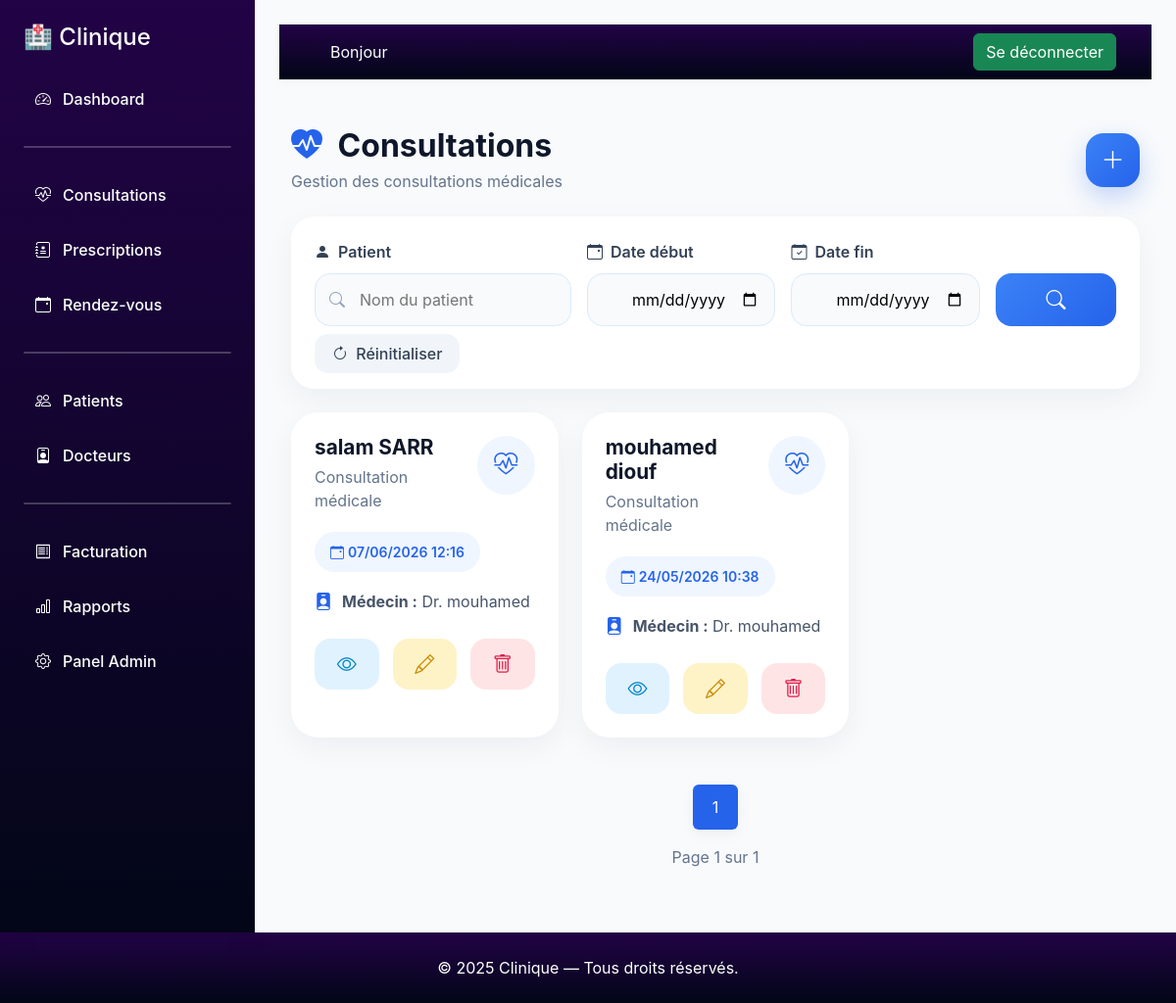
Screenshot of /consultations/list/ (signed in) with the database file from the repository.
### consultations/models.py (models this page shows, shortened)
class Consultation(models.Model):
    patient = models.ForeignKey(
        Patient,
        on_delete=models.CASCADE,
        related_name='consultations'
    )
    medecin = models.ForeignKey(
        Medecin,
        on_delete=models.CASCADE,
        related_name='consultations'
    )
    date = models.DateTimeField(default=timezone.now)
    diagnostic = models.TextField()
    traitement = models.TextField()
    class Meta:
        ordering=['-date']

### patient/models.py (models this page shows, shortened)
class Patient(models.Model):
    SEXE_CHOICES = (
        ('M', 'Masculin'),
        ('F', 'Féminin'),
    )
    utilisateur = models.OneToOneField(settings.AUTH_USER_MODEL, on_delete=models.SET_NULL, null=True, blank=True)
    nom = models.CharField(max_length=100)
    prenom = models.CharField(max_length=100)
    date_naissance = models.DateField(blank=True)
    sexe = models.CharField(max_length=1, choices=SEXE_CHOICES)
    telephone = models.CharField(max_length=20, null=True, blank=True)
    numero_patient = models.CharField(max_length=20, unique=True, blank=True, null=True)
    adresse = models.TextField()
    groupe_sanguin = models.CharField(max_length=5, blank=True)
    created_at = models.DateTimeField(auto_now_add=True)
    email = models.EmailField(blank=True, null=True)
    class Meta:
        ordering=['-created_at']

### medecin/models.py (models this page shows, shortened)
class Medecin(models.Model):
    user = models.OneToOneField(settings.AUTH_USER_MODEL, on_delete=models.CASCADE)
    specialite = models.CharField(max_length=100)
    departement = models.ForeignKey(Departement, on_delete=models.SET_NULL, null=True, blank=True)
    telephone = models.CharField(max_length=20)
    nom = models.CharField(max_length=20, null=True, blank=True)
    prenom = models.CharField(max_length=20, null=True, blank=True)

### consultations/views.py (the view)
# urls.py: path('consultations/', ConsultationListView.as_view()),
class ConsultationListView(BaseConsultationView, ListView):
    template_name = 'consultation/consultation_list.html'
    context_object_name = 'consultations'
    paginate_by = 5
    def get_queryset(self):
        queryset = super().get_queryset().select_related(
            'patient', 'medecin'
        ).order_by('-date')
        self.filterset = ConsultationFilter(
            self.request.GET,
            queryset=queryset
        )
        return self.filterset.qs
    def get_context_data(self, **kwargs):
        context = super().get_context_data(**kwargs)
        context['filter'] = self.filterset
        query_params = self.request.GET.copy()
        if 'page' in query_params:
            query_params.pop('page')
        context['query_params'] = query_params
        return context

### consultations/templates/consultation/consultation_list.html (shortened to what this page needs)
{% extends "dashboard.html" %}
{% block content %}
<div class="container-fluid py-4">
    <div class="d-flex justify-content-between align-items-center mb-4 flex-wrap gap-3">
        <div>
            <h2 class="page-title">
                <i class="bi bi-heart-pulse-fill me-2"></i>
                Consultations
            </h2>
            <p class="page-subtitle">
                Gestion des consultations médicales
            </p>
        </div>
        <a href="{% url 'consultations:creer' %}"
           class="btn-add">
            <i class="bi bi-plus-lg"></i>
        </a>
    </div>
    <div class="filter-card mb-4">
        <form method="get">
            <div class="row g-3">
                <div class="col-12 col-md-4">
                    <label class="filter-label">
                        <i class="bi bi-person-fill me-1"></i>
                        Patient
                    </label>
                    <div class="input-wrapper">
                        <i class="bi bi-search input-icon"></i>
                        <input
                            type="text"
                            name="patient"
                            class="custom-input"
                            placeholder="Nom du patient"
                            value="{{ request.GET.patient }}"
                        >
                    </div>
                </div>
                <div class="col-12 col-md-3">
                    <label class="filter-label">
                        <i class="bi bi-calendar-event me-1"></i>
                        Date début
                    </label>
                    <div class="input-wrapper">
                        <input
                            type="date"
                            name="date_du"
                            class="custom-input"
                            value="{{ request.GET.date_du }}"
                        >
                    </div>
                </div>
                <div class="col-12 col-md-3">
                    <label class="filter-label">
                        <i class="bi bi-calendar-check me-1"></i>
                        Date fin
                    </label>
                    <div class="input-wrapper">
                        <input
                            type="date"
                            name="date_au"
                            class="custom-input"
                            value="{{ request.GET.date_au }}"
                        >
                    </div>
                </div>
                <div class="col-12 col-md-2 d-flex align-items-end">
                    <button type="submit"
                            class="btn-search w-100">
                        <i class="bi bi-search"></i>
                    </button>
                </div>
            </div>
            <div class="mt-3">
                <a href="{% url 'consultations:list' %}"
                   class="btn-reset">
                    <i class="bi bi-arrow-clockwise me-1"></i>
                    Réinitialiser
                </a>
            </div>
        </form>
    </div>
    <div class="row g-4">
        {% for consultation in consultations %}
        <div class="col-12 col-md-4 col-xl-4">
            <div class="consultation-card">
                <div class="card-top">
                    <div>
                        <h5 class="patient-name">
                            {{ consultation.patient.prenom }}
                            {{ consultation.patient.nom }}
                        </h5>
                        <p class="consultation-subtitle">
                            Consultation médicale
                        </p>
                    </div>
                    <div class="heart-box">
                        <i class="bi bi-heart-pulse"></i>
                    </div>
                </div>
                <div class="mb-3">
                    <span class="date-badge">
                        <i class="bi bi-calendar-event me-1"></i>
                        {{ consultation.date|date:"d/m/Y H:i" }}
                    </span>
                </div>
                <div class="doctor-box">
                    <i class="bi bi-person-badge-fill"></i>
                    <span>
                        <strong>Médecin :</strong>
                        Dr. {{ consultation.medecin.user.first_name }}
                    </span>
                </div>
                <div class="actions">
                    <a href="{% url 'consultations:detail' consultation.id %}"
                       class="action-btn view-btn">
                        <i class="bi bi-eye"></i>
                    </a>
                    <a href="{% url 'consultations:modifier' consultation.id %}"
                       class="action-btn edit-btn">
                        <i class="bi bi-pencil"></i>
                    </a>
                    <a href="{% url 'consultations:supprimer' consultation.id %}"
                       class="action-btn delete-btn">
                        <i class="bi bi-trash"></i>
                    </a>
                </div>
            </div>
        </div>
        {% endfor %}
    </div>
    <nav class="mt-5">
        <ul class="pagination justify-content-center">
            {% for num in page_obj.paginator.page_range %}
                {% if num >= page_obj.number|add:-2 and num <= page_obj.number|add:2 %}
                    {% if page_obj.number == num %}
                    <li class="page-item active">
                        <span class="page-link">
                            {{ num }}
                        </span>
                    </li>
                    {% endif %}
                {% endif %}
            {% endfor %}
        </ul>
    </nav>
    <p class="pagination-text">
        Page {{ page_obj.number }}
        sur
        {{ page_obj.paginator.num_pages }}
    </p>
</div>
{% endblock %}

### comptes/templates/dashboard.html (shortened to what this page needs)
{% load static %}
<!DOCTYPE html>
<html lang="fr">
<head>
    <link href="https://cdn.jsdelivr.net/npm/bootstrap@5.3.2/dist/css/bootstrap.min.css"
          rel="stylesheet">
    <link href="https://cdn.jsdelivr.net/npm/bootstrap-icons/font/bootstrap-icons.css"
          rel="stylesheet">
    <link rel="stylesheet" href="{% static 'css/base.css' %}">
</head>
<body>
<div class="d-flex">
    <div class="sidebar d-none d-lg-block p-4">
        <h4 class="mb-4 text-white">
            🏥 Clinique
        </h4>
        <nav class="d-flex flex-column gap-2">
            <a href="{% url 'comptes:dashboard' %}">
                <i class="bi bi-speedometer2"></i>
                Dashboard
            </a>
             <Hr class="border rounded"></Hr>
            <a href="{% url 'consultations:list' %}">
                <i class="bi bi-heart-pulse"></i>
                Consultations
            </a>
            <a href="{% url 'prescriptions:list_prescriptions' %}">
                 <i class="bi bi-journal-medical"></i>
                    Prescriptions
            </a>
            <a href="{% url 'rendez_vous:list' %}">
                <i class="bi bi-calendar-event"></i>
                Rendez-vous
            </a>
            <Hr class="border rounded"></Hr>
            <a href="{% url 'patient:list_patient' %}">
                <i class="bi bi-people"></i>
                Patients
            </a>
            <a href="#">
                <i class="bi bi-person-badge"></i>
                Docteurs
            </a>
             <Hr class="border rounded"></Hr>
            <a href="{% url 'facturations:list_factures' %}">
                <i class="bi bi-receipt"></i>
                Facturation
            </a>
            <a href="{% url 'comptes:rapport' %}">
                <i class="bi bi-bar-chart"></i>
                Rapports
            </a>
            <a href="{% url 'comptes:admin_dashboard' %}">
                <i class="bi bi-gear"></i>
                Panel Admin
            </a>
        </nav>
    </div>
    <div class="flex-grow-1 content">
        <nav class="navbar navbar-expand-lg px-4 border-bottom mb-4">
            <div class="container-fluid">
                <span class="navbar-text ms-3 text-white">
                    {% if user.is_authenticated %}
                        Bonjour
                    {% else %}
                        Bienvenue sur la plateforme
                    {% endif %}
                </span>
                <div class="ms-auto">
                    {% if user.is_authenticated %}
                        <form action="{% url 'comptes:logout' %}"
                              method="post">
                            <button type="submit"
                                    class="btn btn-success">
                                Se déconnecter
                            </button>
                        </form>
                    {% else %}
                        <a href="{% url 'comptes:login' %}"
                           class="btn btn-outline-light">
                            Connexion
                        </a>
                    {% endif %}
                </div>
            </div>
        </nav>
        {% block content %}{% endblock %}
    </div>
</div>
<footer class="footer-site text-white">
    <div class="container py-4">
        <p class="text-center mb-0">
            &copy; 2025 Clinique — Tous droits réservés.
        </p>
    </div>
</footer>
<div class="toast-container position-fixed top-0 end-0 p-3">
</div>
</body>
</html>

### rows the page displays
Consultation: patient.prenom "salam", patient.nom "SARR", date "07/06/2026 12:16", medecin.user.first_name "mouhamed"
Consultation: patient.prenom "mouhamed", patient.nom "diouf", date "24/05/2026 10:38", medecin.user.first_name "mouhamed"

### other values shown
{{ num }} "1"
{{ page_obj.number }} "1"
{{ page_obj.paginator.num_pages }} "1"
